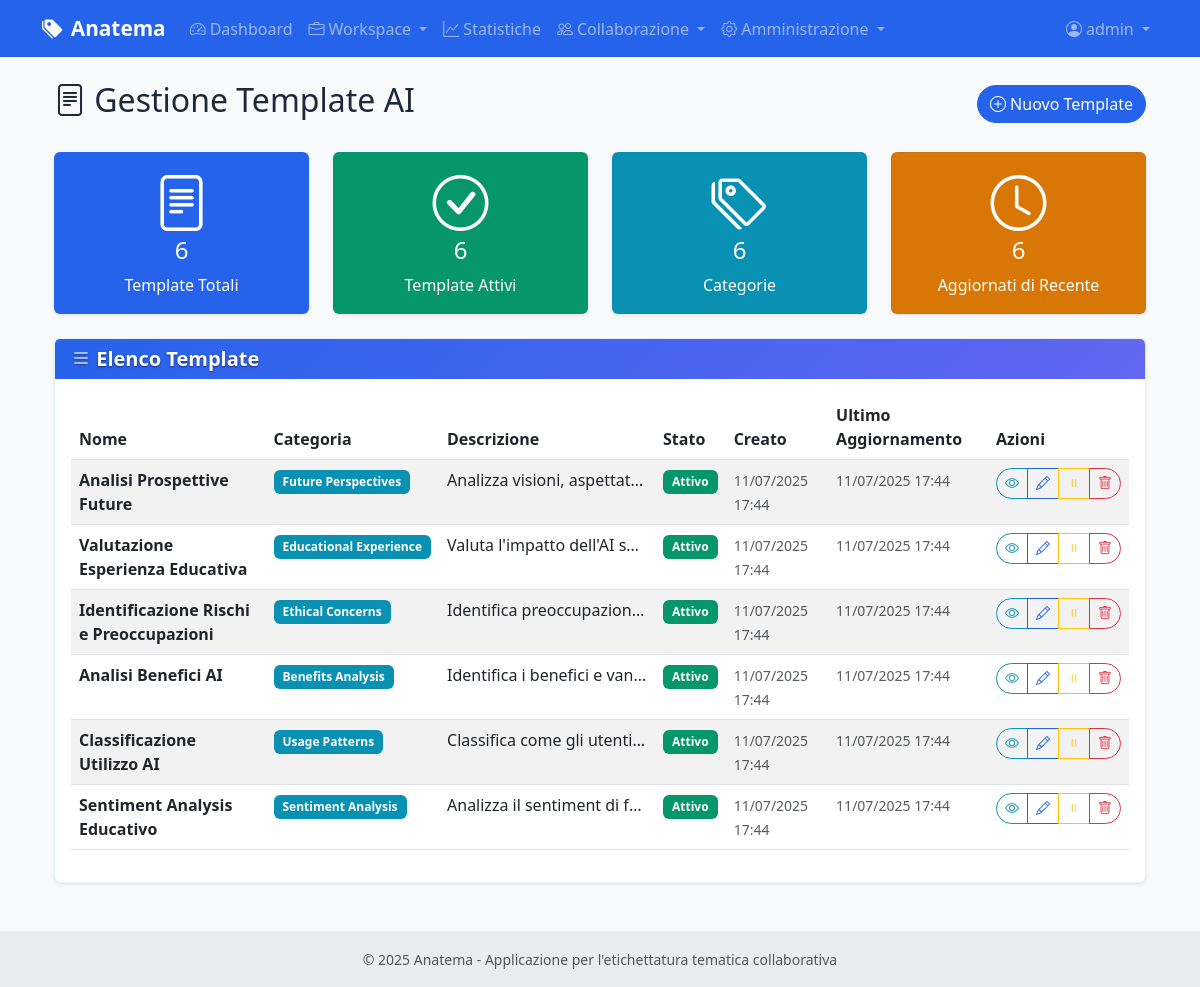
Page /admin/templates (signed in) on the committed database.
### models.py (models this page shows, shortened)
class User(UserMixin, db.Model):
    id = db.Column(db.Integer, primary_key=True)
    username = db.Column(db.String(80), unique=True, nullable=False)
    email = db.Column(db.String(120), unique=True, nullable=False)
    password_hash = db.Column(db.String(255), nullable=False)
    role = db.Column(db.String(20), default='annotatore')  # 'amministratore' o 'annotatore'
    is_active = db.Column(db.Boolean, default=True)
    last_login = db.Column(db.DateTime)
    created_at = db.Column(db.DateTime, default=datetime.utcnow)
    updated_at = db.Column(db.DateTime, default=datetime.utcnow, onupdate=datetime.utcnow)
    annotations = db.relationship('CellAnnotation', foreign_keys='CellAnnotation.user_id', backref='user', lazy=True)
    def can_manage_users(self):
        return self.role == 'amministratore'

class AIPromptTemplate(db.Model):
    __tablename__ = 'ai_prompt_template'
    id = db.Column(db.Integer, primary_key=True)
    name = db.Column(db.String(100), nullable=False, unique=True)
    description = db.Column(db.Text)
    category = db.Column(db.String(100))  # Categoria del template
    base_prompt = db.Column(db.Text, nullable=False)  # Parte generica del prompt
    is_active = db.Column(db.Boolean, default=True)
    created_at = db.Column(db.DateTime, default=datetime.utcnow)
    updated_at = db.Column(db.DateTime, default=datetime.utcnow, onupdate=datetime.utcnow)

### routes/admin.py (the view)
@admin_bp.route('/templates')
@login_required
@admin_required
def manage_templates():
    from models import AIPromptTemplate
    templates = AIPromptTemplate.query.order_by(AIPromptTemplate.created_at.desc()).all()
    return render_template('admin/templates.html', templates=templates)

### templates/admin/templates.html (shortened to what this page needs)
{% extends "base.html" %}
{% block content %}
<div class="container-fluid">
    <div class="row">
        <div class="col-12">
            <div class="d-flex justify-content-between align-items-center mb-4">
                <h2><i class="bi bi-file-text"></i> Gestione Template AI</h2>
                <a href="{{ url_for('admin.create_template') }}" class="btn btn-primary">
                    <i class="bi bi-plus-circle"></i> Nuovo Template
                </a>
            </div>
            <div class="row mb-4">
                <div class="col-md-3">
                    <div class="card bg-primary text-white">
                        <div class="card-body text-center">
                            <i class="bi bi-file-text display-4 mb-2"></i>
                            <h4>{{ templates|length }}</h4>
                            <p class="mb-0">Template Totali</p>
                        </div>
                    </div>
                </div>
                <div class="col-md-3">
                    <div class="card bg-success text-white">
                        <div class="card-body text-center">
                            <i class="bi bi-check-circle display-4 mb-2"></i>
                            <h4>{{ templates|selectattr('is_active')|list|length }}</h4>
                            <p class="mb-0">Template Attivi</p>
                        </div>
                    </div>
                </div>
                <div class="col-md-3">
                    <div class="card bg-info text-white">
                        <div class="card-body text-center">
                            <i class="bi bi-tags display-4 mb-2"></i>
                            <h4>{{ templates|map(attribute='category')|unique|list|length }}</h4>
                            <p class="mb-0">Categorie</p>
                        </div>
                    </div>
                </div>
                <div class="col-md-3">
                    <div class="card bg-warning text-white">
                        <div class="card-body text-center">
                            <i class="bi bi-clock display-4 mb-2"></i>
                            <h4>{{ templates|selectattr('updated_at')|list|length }}</h4>
                            <p class="mb-0">Aggiornati di Recente</p>
                        </div>
                    </div>
                </div>
            </div>
            <div class="card">
                <div class="card-header">
                    <h5 class="mb-0">
                        <i class="bi bi-list"></i> Elenco Template
                    </h5>
                </div>
                <div class="card-body">
                    {% if templates %}
                    <div class="table-responsive">
                        <table class="table table-striped">
                            <thead>
                                <tr>
                                    <th>Nome</th>
                                    <th>Categoria</th>
                                    <th>Descrizione</th>
                                    <th>Stato</th>
                                    <th>Creato</th>
                                    <th>Ultimo Aggiornamento</th>
                                    <th>Azioni</th>
                                </tr>
                            </thead>
                            <tbody>
                                {% for template in templates %}
                                <tr class="{% if not template.is_active %}table-secondary{% endif %}" data-template-id="{{ template.id }}">
                                    <td>
                                        <strong>{{ template.name }}</strong>
                                    </td>
                                    <td>
                                        {% if template.category %}
                                            <span class="badge bg-info">{{ template.category }}</span>
                                        {% else %}
                                            <span class="text-muted">-</span>
                                        {% endif %}
                                    </td>
                                    <td>
                                        {% if template.description %}
                                            <span class="text-truncate d-inline-block" style="max-width: 200px;" title="{{ template.description }}">
                                                {{ template.description }}
                                            </span>
                                        {% else %}
                                            <span class="text-muted">Nessuna descrizione</span>
                                        {% endif %}
                                    </td>
                                    <td>
                                        <span class="badge bg-{% if template.is_active %}success{% else %}secondary{% endif %}">
                                            {% if template.is_active %}Attivo{% else %}Disattivo{% endif %}
                                        </span>
                                    </td>
                                    <td>
                                        <small class="text-muted">
                                            {{ template.created_at.strftime('%d/%m/%Y %H:%M') if template.created_at else '-' }}
                                        </small>
                                    </td>
                                    <td>
                                        <small class="text-muted">
                                            {{ template.updated_at.strftime('%d/%m/%Y %H:%M') if template.updated_at else '-' }}
                                        </small>
                                    </td>
                                    <td>
                                        <div class="btn-group" role="group">
                                            <button type="button" class="btn btn-sm btn-outline-info preview-template"
                                                    data-template-id="{{ template.id }}" title="Anteprima">
                                                <i class="bi bi-eye"></i>
                                            </button>
                                            <a href="{{ url_for('admin.edit_template', template_id=template.id) }}"
                                               class="btn btn-sm btn-outline-primary" title="Modifica">
                                                <i class="bi bi-pencil"></i>
                                            </a>
                                            <button type="button" class="btn btn-sm btn-outline-{% if template.is_active %}warning{% else %}success{% endif %} toggle-template"
                                                    data-template-id="{{ template.id }}" title="{% if template.is_active %}Disattiva{% else %}Attiva{% endif %}">
                                                <i class="bi bi-{% if template.is_active %}pause{% else %}play{% endif %}"></i>
                                            </button>
                                            <button type="button" class="btn btn-sm btn-outline-danger delete-template"
                                                    data-template-id="{{ template.id }}" data-template-name="{{ template.name }}" title="Elimina">
                                                <i class="bi bi-trash"></i>
                                            </button>
                                        </div>
                                    </td>
                                </tr>
                                {% endfor %}
                            </tbody>
                        </table>
                    </div>
                    {% endif %}
                </div>
            </div>
        </div>
    </div>
</div>
{% endblock %}

### templates/base.html (shortened to what this page needs)
<!DOCTYPE html>
<html lang="it">
<head>
    <link href="https://cdn.jsdelivr.net/npm/bootstrap@5.3.0/dist/css/bootstrap.min.css" rel="stylesheet">
    <link href="https://cdn.jsdelivr.net/npm/bootstrap-icons@1.10.0/font/bootstrap-icons.css" rel="stylesheet">
    <link href="{{ url_for('static', filename='css/style.css') }}" rel="stylesheet">
</head>
<body>
    <nav class="navbar navbar-expand-lg navbar-dark bg-primary">
        <div class="container">
            <a class="navbar-brand" href="{{ url_for('main.index') }}">
                <i class="bi bi-tags-fill me-2"></i>Anatema
            </a>
            <div class="collapse navbar-collapse" id="navbarNav">
                <ul class="navbar-nav me-auto">
                    {% if current_user.is_authenticated %}
                    <li class="nav-item">
                        <a class="nav-link" href="{{ url_for('main.dashboard') }}">
                            <i class="bi bi-speedometer2 me-1"></i>Dashboard
                        </a>
                    </li>
                    <li class="nav-item dropdown">
                        <a class="nav-link dropdown-toggle" href="#" id="workspaceDropdown" role="button" data-bs-toggle="dropdown">
                            <i class="bi bi-briefcase me-1"></i>Workspace
                        </a>
                    </li>
                    <li class="nav-item">
                        <a class="nav-link" href="{{ url_for('statistics.overview') }}">
                            <i class="bi bi-graph-up me-1"></i>Statistiche
                        </a>
                    </li>
                    <li class="nav-item dropdown">
                        <a class="nav-link dropdown-toggle" href="#" id="collaborationDropdown" role="button" data-bs-toggle="dropdown">
                            <i class="bi bi-people me-1"></i>Collaborazione
                        </a>
                    </li>
                    {% if current_user.can_manage_users() %}
                    <li class="nav-item dropdown">
                        <a class="nav-link dropdown-toggle" href="#" id="adminDropdown" role="button" data-bs-toggle="dropdown">
                            <i class="bi bi-gear me-1"></i>Amministrazione
                        </a>
                    </li>
                    {% endif %}
                    {% endif %}
                </ul>
                <ul class="navbar-nav">
                    {% if current_user.is_authenticated %}
                    <li class="nav-item dropdown">
                        <a class="nav-link dropdown-toggle" href="#" id="userDropdown" role="button" data-bs-toggle="dropdown">
                            <i class="bi bi-person-circle me-1"></i>{{ current_user.username }}
                        </a>
                    </li>
                    {% endif %}
                </ul>
            </div>
        </div>
    </nav>
    <main class="container my-4">
        {% block content %}{% endblock %}
    </main>
    <footer class="bg-light text-center text-lg-start mt-5">
        <div class="text-center p-3" style="background-color: rgba(0, 0, 0, 0.05);">
            <small class="text-muted">
                © 2025 Anatema - Applicazione per l'etichettatura tematica collaborativa
            </small>
        </div>
    </footer>
</body>
</html>

### rows in the picture
User: username "admin"
AIPromptTemplate: name "Analisi Prospettive Future", category "Future Perspectives", description "Analizza visioni, aspettat…", is_active "Attivo", created_at "11/07/2025 17:44", updated_at "11/07/2025 17:44"
AIPromptTemplate: name "Valutazione Esperienza Educativa", category "Educational Experience", description "Valuta l'impatto dell'AI s…", is_active "Attivo", created_at "11/07/2025 17:44", updated_at "11/07/2025 17:44"
AIPromptTemplate: name "Identificazione Rischi e Preoccupazioni", category "Ethical Concerns", description "Identifica preoccupazion…", is_active "Attivo", created_at "11/07/2025 17:44", updated_at "11/07/2025 17:44"
AIPromptTemplate: name "Analisi Benefici AI", category "Benefits Analysis", description "Identifica i benefici e van…", is_active "Attivo", created_at "11/07/2025 17:44", updated_at "11/07/2025 17:44"
AIPromptTemplate: name "Classificazione Utilizzo AI", category "Usage Patterns", description "Classifica come gli utenti…", is_active "Attivo", created_at "11/07/2025 17:44", updated_at "11/07/2025 17:44"
AIPromptTemplate: name "Sentiment Analysis Educativo", category "Sentiment Analysis", description "Analizza il sentiment di f…", is_active "Attivo", created_at "11/07/2025 17:44", updated_at "11/07/2025 17:44"

### other values in the picture
{{ templates|length }} "6"
{{ templates|selectattr('is_active')|list|length }} "6"
{{ templates|map(attribute='category')|unique|list|length }} "6"
{{ templates|selectattr('updated_at')|list|length }} "6"
